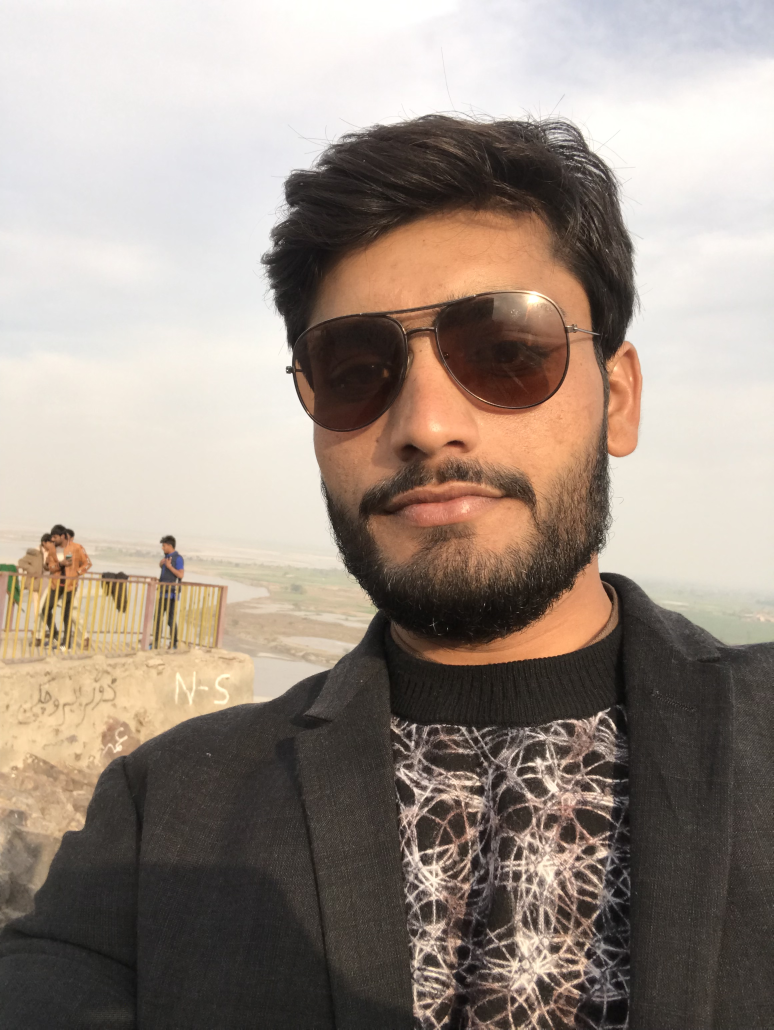
#> input picture image.JPG, 2320 x 3088 px, found by its file name (shown at 1/3 size)
$ python 13-Chapter_13.py
#> lines starting #> are read from the running program, lines starting #| are printed output that depends on the picture; after the words box and inside, x2 and y2 are one past the last pixel; in counts of white or black regions, pixels touching at a corner belong together
## Basic functions or manipulator in open cv

from ctypes import resize
import cv2 as cv
import numpy as np
img = cv.imread('resources/image.jpg')
#> img is the input picture: shape (3088, 2320, 3); mean B, G, R 132.3, 142.5, 155.6
img = cv.resize(img, (500,400))
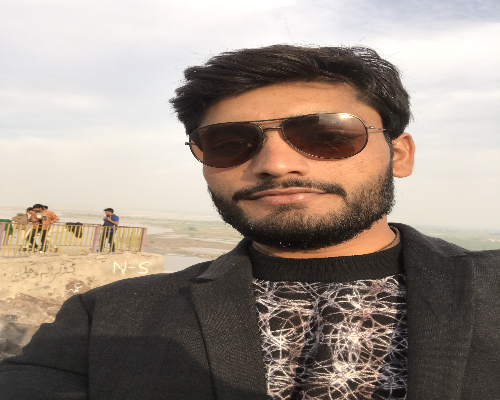
#> img: shape (400, 500, 3); mean B, G, R 132.2, 142.4, 155.5

# resize
resize_img = cv.resize(img, (500,400))

# gray
gray_img = cv.cvtColor(img, cv.COLOR_BGR2GRAY)
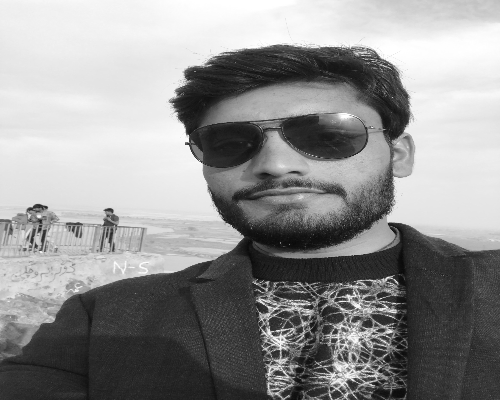
#> gray_img: shape (400, 500); min 9, max 255, mean 145.2

# blurred image
blurr_img = cv.GaussianBlur(img, (7,7), 0)
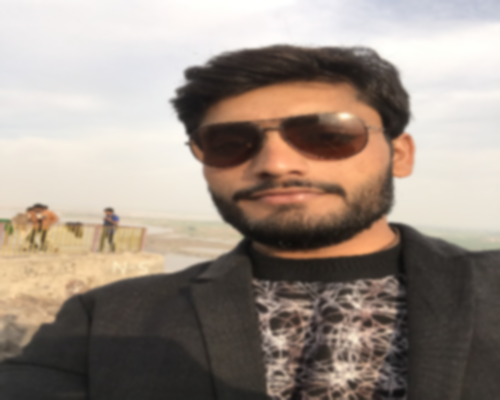
#> blurr_img: shape (400, 500, 3); mean B, G, R 132.2, 142.4, 155.5

# edge detection
edge_img = cv.Canny(img, 53,53)
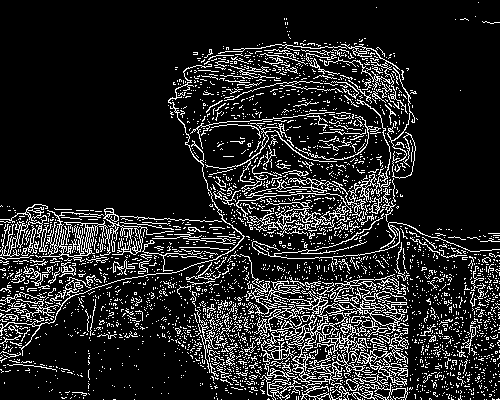
#> edge_img: shape (400, 500); 14.3% white in thin lines or dots

# thickness of lines
mat_kernel = np.ones((3,3), np.uint8)
dilated_img = cv.dilate(edge_img, (mat_kernel), (8,8), iterations=1)
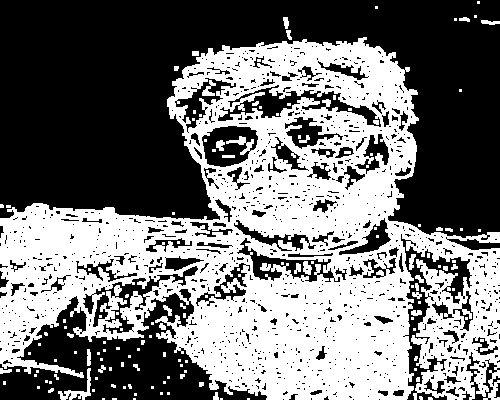
#> dilated_img: shape (400, 500); 45.7% white; 140 white regions (102 under 20 px), largest, box (x1, y1, x2, y2) and area: (0, 37, 500, 400) 88550, (58, 368, 91, 400) 287, (202, 80, 216, 96) 106

# make thinner outline
ero_img = cv.erode(dilated_img, mat_kernel, iterations=1)
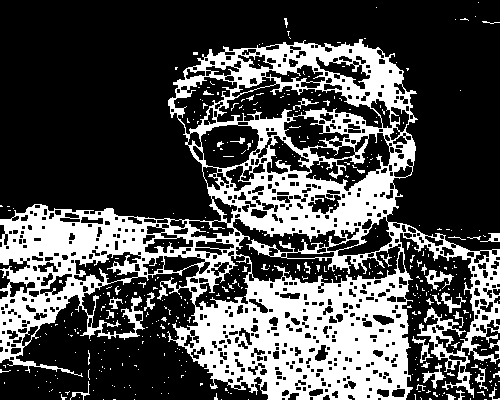
#> ero_img: shape (400, 500); 30.4% white; 429 white regions (394 under 20 px), largest, box (x1, y1, x2, y2) and area: (0, 39, 500, 400) 57597, (425, 270, 454, 290) 229, (422, 363, 446, 389) 187

# cropping (we will use numpy library not open cv)
print("The size of my image is:", img.shape)
#| The size of my image is: (400, 500, 3)
cropped_img = img[0:350, 0:300] # height,width
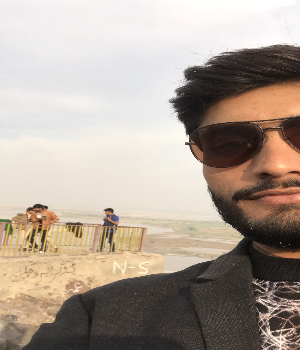
#> cropped_img: shape (350, 300, 3); mean B, G, R 149.4, 161.2, 174.3


# [7 lines of commented-out code are left out]
cv.imshow('cropped', cropped_img)


cv.waitKey(0)

#> (the run stopped early here; a loop or call above may not have finished)
